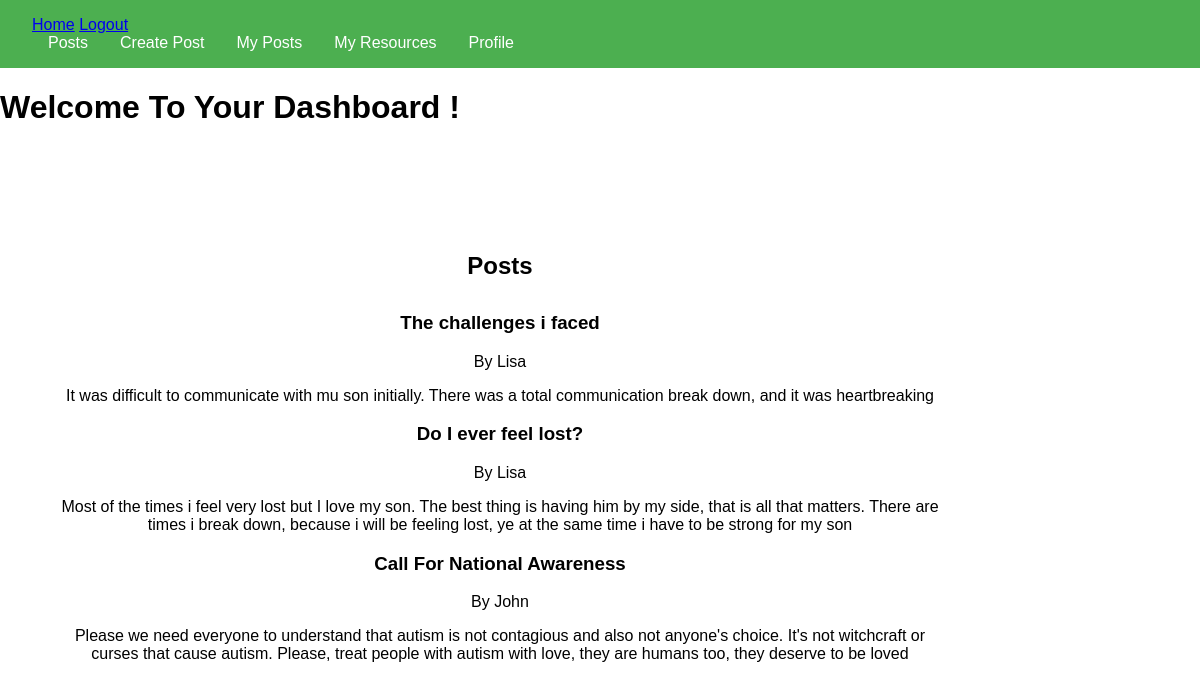
The page /posts on the database its author committed.
### api/models.py (models this page shows, shortened)
class Post(db.Model):
    id = db.Column(db.Integer, primary_key=True)
    user_id = db.Column(db.Integer, db.ForeignKey('user.id'), nullable=False)
    content = db.Column(db.Text, nullable=False)
    title = db.Column(db.String(200), nullable=False)
    user = db.relationship('User', back_populates='posts')

class User(db.Model):
    __tablename__ = 'user'
    id = db.Column(db.Integer, primary_key=True)
    username = db.Column(db.String(150), nullable=False, unique=True)
    email = db.Column(db.String(150), nullable=False, unique=True)
    password = db.Column(db.String(150), nullable=False)
    city = db.Column(db.String(80), nullable=False)
    posts = db.relationship('Post', back_populates='user', lazy='dynamic')
    resource = db.relationship('Resource', secondary=user_resource_association, back_populates='user')

### app.py (the view)
	@app.route('/posts')
	def posts():
		all_posts = Post.query.all()
		return render_template('dashboard.html', posts=all_posts)

### templates/dashboard.html (shortened to what this page needs)
<!DOCTYPE html>
<html lang="en">
<head>
    <link rel="stylesheet" href="{{ url_for('static', filename='css/styles.css') }}">
    <link rel="stylesheet" href="{{ url_for('static', filename='css/dashboard.css') }}">
</head>
<body>
	<header>
    <nav>
        <a href="/">Home</a>
        <a href="/logout">Logout</a>
		<ul>
			<li> <a href="/posts">Posts</a> </li>
			<li> <a href="/create_post">Create Post</a> </li>
			<li> <a href="/my_posts">My Posts</a> </li>
			<li>  <a href="/my_resources">My Resources</a> </li>
			<li> <a href="#profile">Profile</a> </li>
		</ul>
    </nav>
	</header>
    <div class="dashboard-container">
        <h1>Welcome To Your Dashboard {{ session['username'] }}!</h1>
        <div class="main-content">
            <section id="posts">
				<h2>Posts</h2>
					{% for post in posts %}
                        <h3> {{post.title }} </h3>
                        <p>By {{post.user.username}} </p>
                        <p>{{post.content }} </p>
                	{% endfor %}
			</section>
        </div>
    </div>
</body>
</html>

### static/css/styles.css (style rules this page uses)
body { font-family: Arial, sans-serif; margin: 0; padding: 0; }
header { background-color: #4CAF50; color: white; padding: 1rem 2rem; display: flex; justify-content: space-between; align-items: center; }
nav ul { list-style: none; padding: 0; margin: 0; display: flex; }
nav ul li { margin: 0 1rem; }
nav ul li a { color: white; text-decoration: none; }
section { padding: 4rem 2rem; text-align: center; }
section h2 { margin-bottom: 2rem; }

### static/css/dashboard.css (style rules this page uses)
.main-content { width: 80%; padding: 20px; }

### rows shown on the page
Post: title "The challenges i faced", user.username "Lisa", content "It was difficult to communicate with mu son initially. There was a total communication break down, and it was heartbreaking"
Post: title "Do I ever feel lost?", user.username "Lisa", content "Most of the times i feel very lost but I love my son. The best thing is having him by my side, that is all that matters. There are times i break down, because i will be feeling lost, ye at the same time i have to be strong for my son"
Post: title "Call For National Awareness", user.username "John", content "Please we need everyone to understand that autism is not contagious and also not anyone's choice. It's not witchcraft or curses that cause autism. Please, treat people with autism with love, they are humans too, they deserve to be loved"
